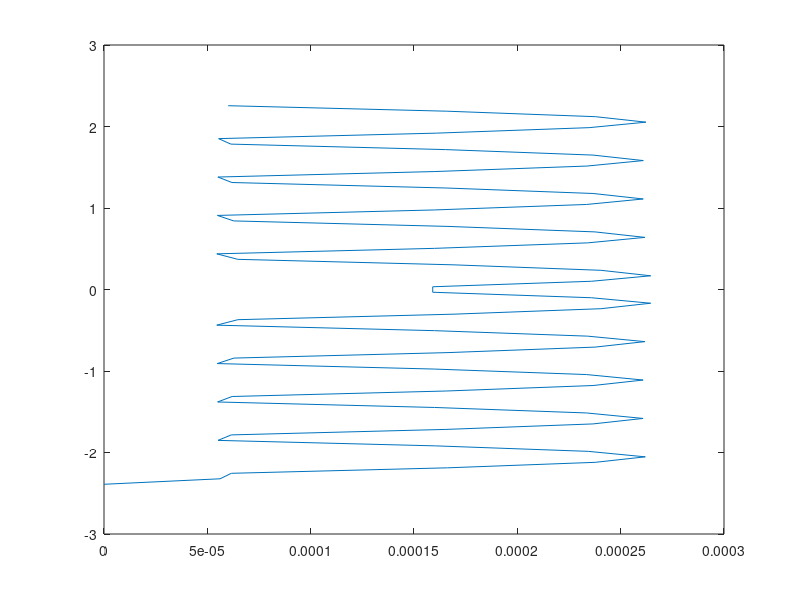

Here is the MATLAB script that generated this plot:
N=70; %the number of divisions

c=3*10^8; %speed of light
frequency= 2*10^9; %1 GHz
wavelength= 2*pi*c/frequency;
a=0.001; %radius

prompt = 'Length of Antenna in terms of lambda  '; %request user input
len = input(prompt);

total_length=len*wavelength; %total length of the antenna
length=total_length/2; %length of one half of thing
l=total_length/N; %length of a segment

z=-1*length-l/2:l:length-l/2;
z(N+1)=length-l;

b=4*pi*ones(N+1,1);
A=ones(N+1,N+1);
B0=(2*pi)/wavelength;
Vg=1; 
eta_naught=120*pi;

i=1;
%need N+1 unks and equations
while i<(N+2)
    j=1;
    
    while j<(N+2)
       R=sqrt(a^2+(z(i)-z(j))^2);
       
       A(i,j)=A(i,j)*l*(exp(-1i*B0*R)/R);
      
       if j==N+1 %for the last colum
           A(i,j)=cos(B0*z(i)); 
       end
       
       j=j+1;
    end
    b(i,1)=b(i,1)*-1i*Vg*sin(B0*abs(z(i)))/(2*eta_naught);
    i=i+1;
end

result=A\b;
current=result(1:N);
current_middle=result(round(N/2))
impedance=Vg/current_middle

cur=abs(current);

phi=reshape(abs(result),[1,N+1]);
phi(:, N+1)=[];
phi(1,1)=0;

z(:, N+1)=[];
plot(phi,z)
